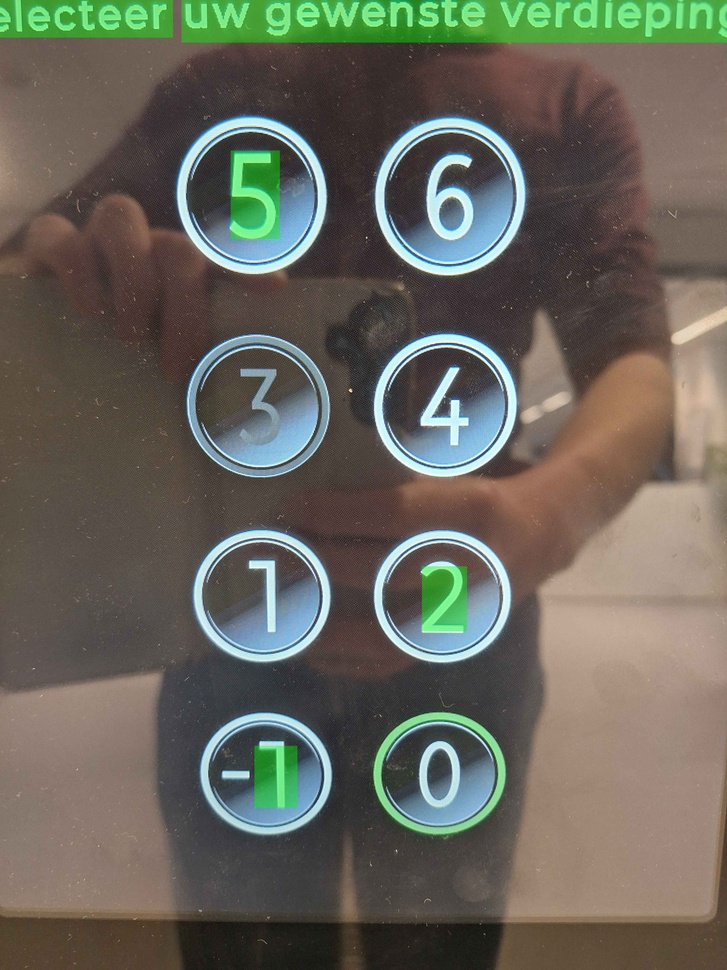
#> input picture fml/test20260119_154952.jpg, 727 x 970 px, shrunk from 3060 x 4080 before the run, given in place of the camera
$ python shape_finder.py
#> lines starting #> are read from the running program, lines starting #| are printed output that depends on the picture; after the words box and inside, x2 and y2 are one past the last pixel; in counts of white or black regions, pixels touching at a corner belong together
import cv2
import numpy as np

# Function to draw a line between two points
def draw_line(img, point1, point2, color=(0, 255, 0), thickness=2):
    cv2.line(img, tuple(map(int, point1)), tuple(map(int, point2)), color, thickness)

# Function to calculate distance between two points
def calculate_distance(point1, point2):
    return np.sqrt((point1[0] - point2[0]) ** 2 + (point1[1] - point2[1]) ** 2)


class vision:

    def __init__(self, channel):

        self.MAX_HISTORY_LENGTH = 30
        self.MIN_HISTORY_LENGTH = 10
        self.shape_buffer = []

        self.cap = cv2.VideoCapture(channel)

        self.shapes = []


    def __del__(self):
        self.cap.release()
        cv2.destroyAllWindows()


    def find_circles(self, img):
        output = img.copy()
        # grayscale
        gray = cv2.cvtColor(img, cv2.COLOR_BGR2GRAY)

        # Reduce noise
        gray = cv2.medianBlur(gray, 5)

        # Detect circles
        circles = cv2.HoughCircles(
            gray,
            cv2.HOUGH_GRADIENT,
            dp=1,
            minDist=50,
            param1=100,
            param2=50,
            minRadius=10,
            maxRadius=70 # 50 voor de initiele herkinning voorkomt overbodige herkenning, 80 laat je dichterbij komen
        )
        #! print(circles)
        # Draw only the first detected circle
        if circles is not None:
            circles = np.uint16(np.around(circles))
            for i in circles[0]:
                x, y, r = i
                cv2.circle(output, (x, y), r, (0, 0, 255), 2)  # Circle outline
                cv2.circle(output, (x, y), 2, (0, 0, 255), 3)  # Center point

        return circles


    def draw_frame(self, frame):
        for shape in self.shapes:
            if shape[-1] == "circ":
                cv2.circle(frame, center=shape[0][-1], radius=shape[1], color=(0, 0, 255), thickness=-1)


    def update_shapes(self, found):
        new_shapes = []
        for circ in found:
            center, radius = (circ[0], circ[1]), circ[2]

            # Check if circle is already in the list
            found_similar = False
            for existing_circ in self.shapes:
                if existing_circ[-1] != "circ":
                    continue
                if calculate_distance(center, existing_circ[0][-1]) < 10:  # Adjust the threshold as needed
                    print("test")
                    for i in range(1, len(existing_circ[0])):
                        draw_line(frame, existing_circ[0][i - 1], existing_circ[0][i])
                    existing_circ[0].append(center)
                    new_shapes.append(existing_circ)
                    found_similar = True
                    break
            # If no similar circle is found, add the current circle to the list
            if not found_similar:
                history = [center]
                self.shape_buffer.append((history, radius, "circ"))


            for existing_circ in self.shape_buffer:
                if existing_circ[-1] != "circ":
                    continue
                if calculate_distance(center, existing_circ[0][-1]) < 10:  # Adjust the threshold as needed
                    existing_circ[0].append(center)
                    break

        self.shapes = new_shapes

        for i in range(len(self.shape_buffer) - 1, -1, -1):
            print(self.shape_buffer[i][0])
            if len(self.shape_buffer[i][0]) >= self.MIN_HISTORY_LENGTH:
                self.shapes.append(self.shape_buffer.pop(i))

            # Trim the history to the maximum length

        # print(shapes)
        for i, (history, _, _) in enumerate(self.shapes):
            self.shapes[i] = (history[-self.MAX_HISTORY_LENGTH:], radius, _)

        return self.shapes

    def process_frame(self, frame):
        #find circles
        circles = self.find_circles(frame)
        if circles is not None:
            self.shapes = self.update_shapes(circles[0])
        else:
            for i in range(len(self.shapes)-1, -1, -1):
                if self.shapes[i][-1] == "circ":
                    self.shape_buffer.append(self.shapes.pop(i))
        # if circles is not None:
        #     for circ in circles:
        #         cv2.circle(frame, center=circ[:2], radius=circ[2], color=(0, 0, 255), thickness=-1)

        # find rectagles
        #! TODO

        # update found shapes


        self.draw_frame(frame)
        return self.shapes


if __name__ == '__main__':
    vis = vision(6)
    vis2 = vision(4)

    while True:
        ret, frame = vis.cap.read()
#> frame is the input picture: shape (970, 727, 3); mean B, G, R 91.4, 101.9, 103.8
        ret2, frame2 = vis2.cap.read()

        if not ret:
            print("Failed to capture frame")
            break

        vis.shapes = vis.process_frame(frame)
#> in find_circles, `gray = cv2.cvtColor(img, cv2.COLOR_BGR2GRAY)`:
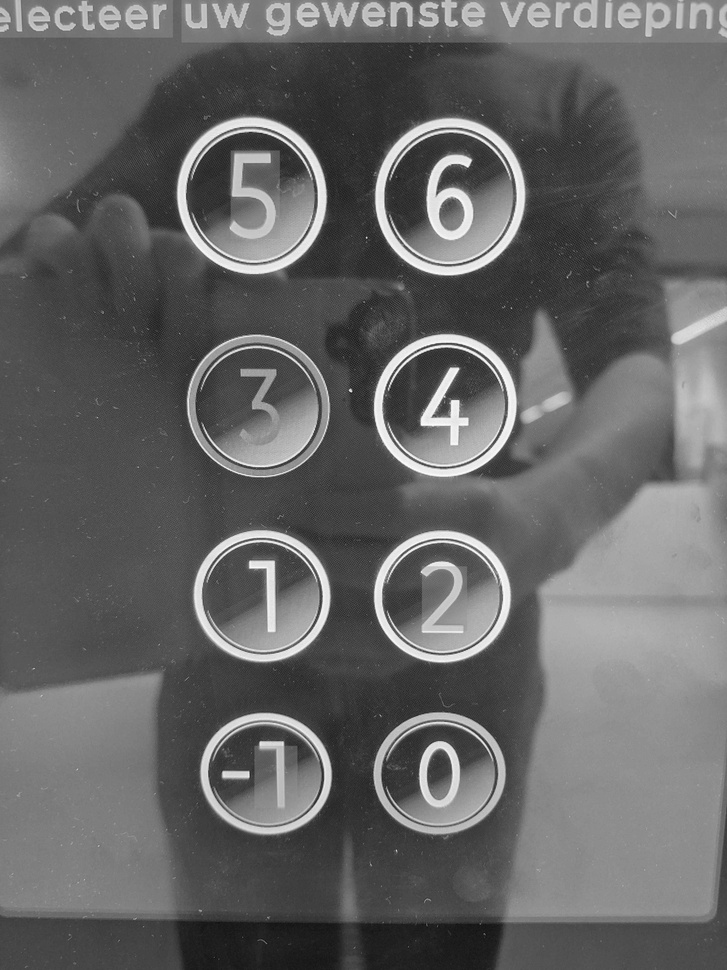
#> gray: shape (970, 727); min 14, max 254, mean 101.3
#> in find_circles, `circles = cv2.HoughCircles( gray, cv2.HOUGH_GRADIENT, dp=1, minDist=50..`: circles = [[444.5, 405.5, 63.2], [260.5, 595.5, 58.3], [257.5, 408.5, 60.6], [449.5, 198.5, 66.1], [441.5, 596.5, 58.9], [252.5, 198.5, 66.1], [433.5, 772.5, 60.6], [271.5, 774.5, 59.4]]
#> in find_circles, `circles = np.uint16(np.around(circles))`: circles = [[444, 406, 63], [260, 596, 58], [258, 408, 61], [450, 198, 66], [442, 596, 59], [252, 198, 66], [434, 772, 61], [272, 774, 59]]
#> the loop in find_circles, `for i in circles[0]:` made 8 passes
#> after the loop in find_circles, `for i in circles[0]:`:
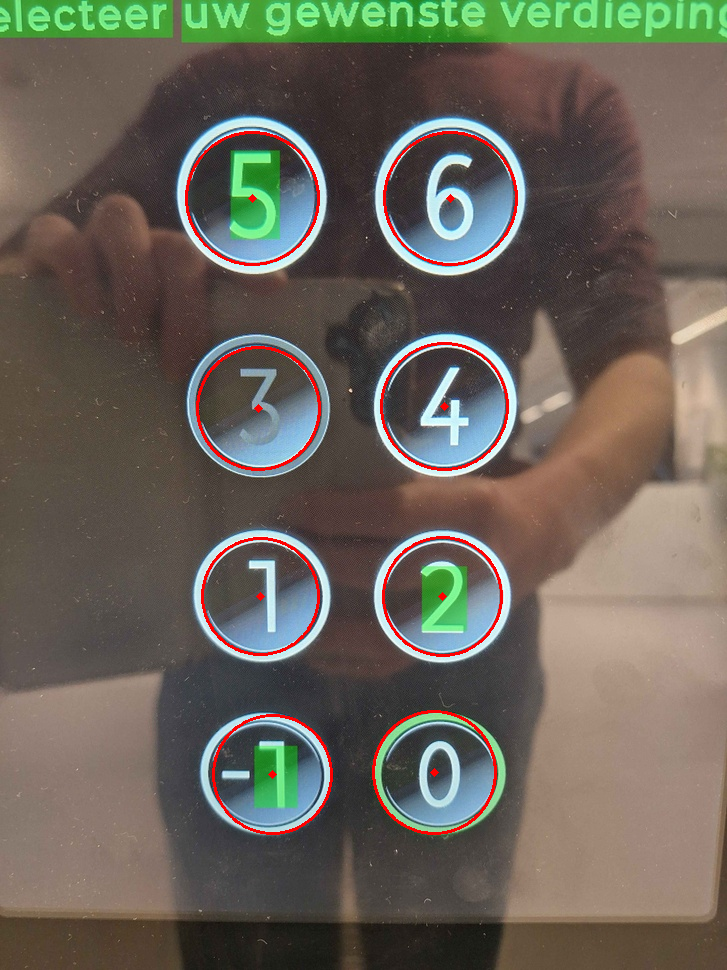
#> output: shape (970, 727, 3); 1.35% of pixels changed, all inside (x1, y1, x2, y2) = (185, 131, 518, 835)
#> the loop in update_shapes, `for circ in found:` made 8 passes
#> (radius, history) on passes 1 to 8: (63, [(444, 406)]), (58, [(260, 596)]), (61, [(258, 408)]), (66, [(450, 198)]), (59, [(442, 596)]), (66, [(252, 198)]), (61, [(434, 772)]), (59, [(272, 774)])
#> after the loop in update_shapes, `for circ in found:`: new_shapes = []; self.shape_buffer = 8 items
#> in update_shapes, `self.shapes = new_shapes`: self.shapes = []
#> the loop in update_shapes, `for i in range(len(self.shape_buffer) - 1, -1, -1):` made 8 passes
#> i on passes 1, 2, 3, 5, 6, 7, 8: 7, 6, 5, 3, 2, 1, 0
#| [(272, 774), (272, 774)]
#| [(434, 772), (434, 772)]
#| [(252, 198), (252, 198)]
#| [(442, 596), (442, 596)]
#| [(450, 198), (450, 198)]
#| [(258, 408), (258, 408)]
#| [(260, 596), (260, 596)]
#| [(444, 406), (444, 406)]

        cv2.imshow('Object Tracking', frame)
        cv2.imshow('Object Tracking2', frame2)

        # Break the loop when 'q' is pressed
        if cv2.waitKey(1) & 0xFF == ord('q'):
#> (key q is pressed here)
            break
